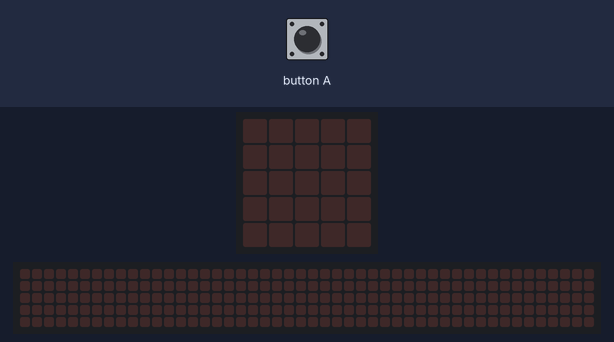
This program was run on a simulated BBC micro:bit (MakeCode). Parts: the board's 5×5 LED display, a strip that is not on the board, showing the scrolling text unrolled. Inputs (shaded band) come from the test bench. The 48×5 strip is a reading aid, not a part: it shows the text the display is scrolling, unrolled, one strip-width of it at a time.

Above: at 1.2 s.
1.3 s: button A pressed for 0.15 s
At 2.0 s:
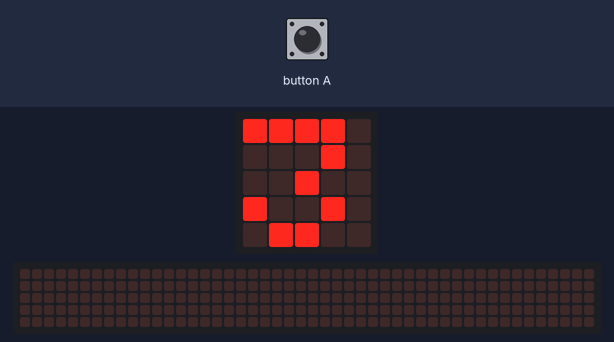
At 3.77 s:
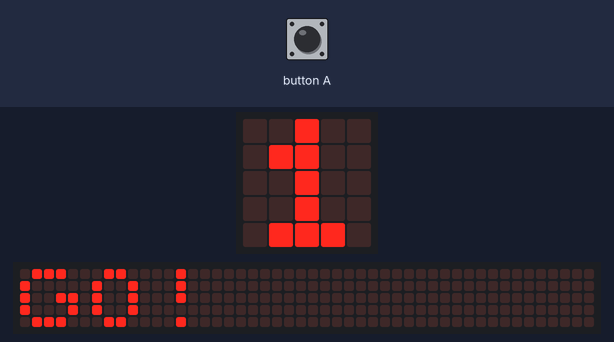
4.4 s: button A pressed for 0.15 s
At 8.6 s:
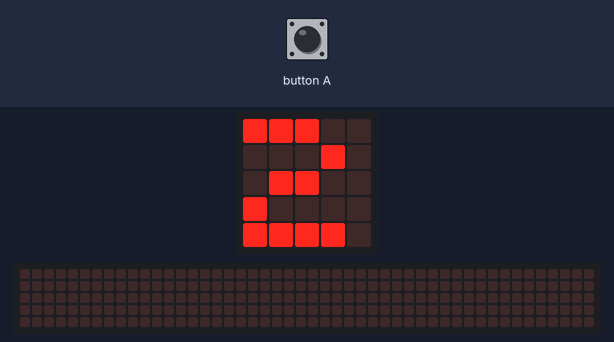
Timing chart, 0 to 10.1 s (numbered marks = the images above; inputs shaded):
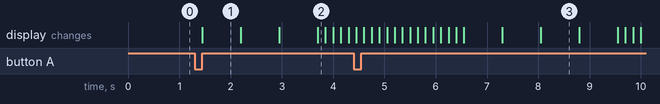

Measured:
- after the input at 1.3 s, the display: changes after 0.15 s (image 1)
- after the input at 4.4 s, the display: first differs from a run without the input after 2.9 s (image 3 shows a later state)
- what the display in image 1 shows lasts 0.7 s, from 1.5 s to 2.2 s

The program:

main.ts
```typescript
input.onButtonPressed(Button.A, function () {
    basic.showNumber(3)
    basic.showNumber(2)
    basic.showNumber(1)
    basic.showString("GO!")
})
let start = 0
basic.forever(function () {
    if (start == 1) {
        if (input.pinIsPressed(TouchPin.P0)) {
            basic.showIcon(IconNames.Skull)
            basic.pause(1000)
            basic.showString("Game over")
            basic.showLeds(`
                . . # . .
                . # . . .
                # # # # #
                . # . . .
                . . # . .
                `)
        }
    }
})
```

test.ts
```typescript
// aquí va el archivo "tests"; esto no se compilará cuando este paquete se utilice como una extensión.
```
